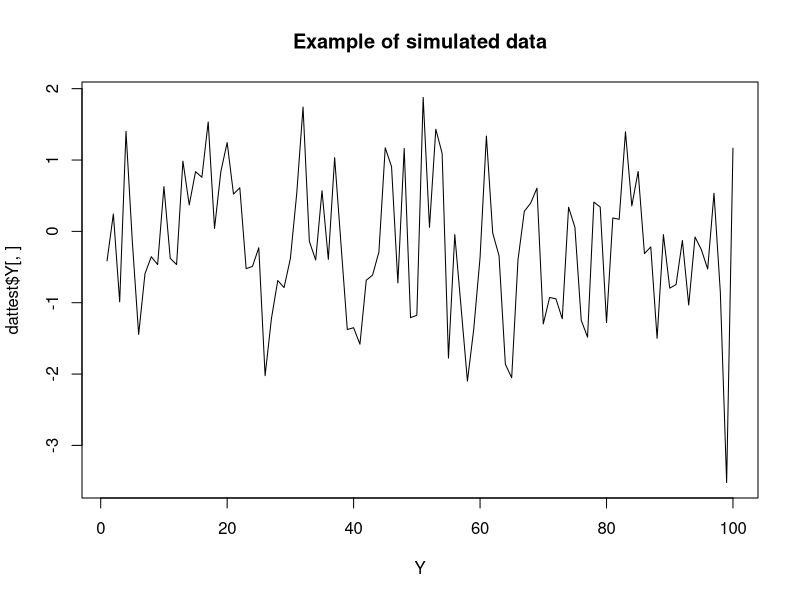

This chart was generated by the following R code:

genDataMcNeish <- function(N, Nt){
  #
  # Simulate the data from McNeish 2019
  # Intput: 
  #        N: Number of people
  #        Nt: Number of Time points
  # Returns: 
  #          Y (N x Nt)
  #          X (N x Nt)
  #          W (N x 2)
  # 
  
  W1 <- rnorm(N, 0, 1) # this is correct for the output
  W2 <- rnorm(N, 0, 1)
  
  Y <- matrix(NA, nrow=N, ncol=Nt)
  X <- matrix(NA, nrow=N, ncol=Nt)
  
  for (i in 1:N){
    alpha  <-       (0.5 * W1[i]) + (.3 * W2[i]) + rnorm(1,0, sd =sqrt(.3))
    phi    <- 0.2 + (0.1 * W1[i]) + (.05 * W2[i]) + rnorm(1,0, sd =sqrt(.01))
    beta   <- 0.7 + (0.3 * W1[i]) + (.2 * W2[i]) + rnorm(1,0, sd = sqrt(.5))
    ln_var <-       (0.3 * W1[i]) + (.1 * W2[i]) + rnorm(1,0,sd = sqrt(.1))
    
    
    Yi <- rnorm(Nt+1,0,0)
    Yi[1] <- alpha + rnorm(1,0,sd=sqrt(exp(ln_var)))
    Xi <- rnorm(Nt+1, 0 , sd = 1) # Variance = 1 as per paper
    for (t in 2:(Nt+1)){
      Yi[t] <- alpha + phi * (Yi[t - 1]-alpha) + beta * Xi[t] + rnorm(1,0,sd=sqrt(exp(ln_var)))
      
    }
    
    Y[i,] <- Yi[2:(Nt+1)]
    X[i,] <- Xi[2:(Nt+1)]
    
    
  }
  W <- matrix(c(W1,W2), nrow=N, ncol=2, byrow=F)
  return(list(Y = Y,
              X = X,
              W = W))
  
}

dattest <- genDataMcNeish(1,100)
plot(dattest$Y[,],type="l",main="Example of simulated data",xlab = "Y")
dattest$Y

